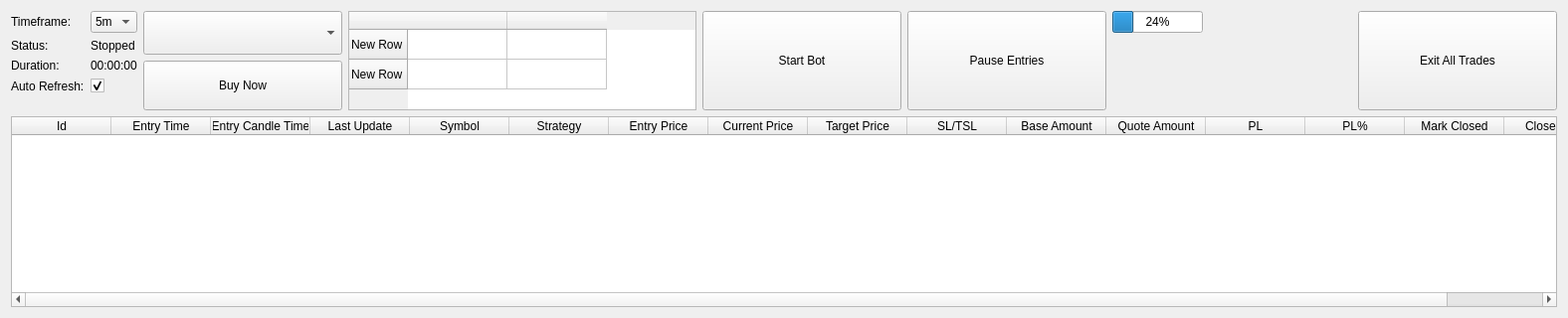
        <widget class="QWidget" name="tabTrades">
         <attribute name="title">
          <string>Trades</string>
         </attribute>
         <layout class="QGridLayout" name="gridLayout_18">
          <item row="0" column="0">
           <layout class="QVBoxLayout" name="verticalLayout_13">
            <item>
             <layout class="QHBoxLayout" name="horizontalLayout_5">
              <item>
               <layout class="QFormLayout" name="formLayout_10">
                <property name="sizeConstraint">
                 <enum>QLayout::SetMinimumSize</enum>
                </property>
                <item row="0" column="0">
                 <widget class="QLabel" name="timeframeLabel">
                  <property name="text">
                   <string>Timeframe:</string>
                  </property>
                 </widget>
                </item>
                <item row="0" column="1">
                 <widget class="QComboBox" name="drpBotTimeframe">
                  <property name="sizePolicy">
                   <sizepolicy hsizetype="Fixed" vsizetype="Fixed">
                    <horstretch>0</horstretch>
                    <verstretch>0</verstretch>
                   </sizepolicy>
                  </property>
                  <property name="minimumSize">
                   <size>
                    <width>10</width>
                    <height>0</height>
                   </size>
                  </property>
                  <property name="maximumSize">
                   <size>
                    <width>300</width>
                    <height>16777215</height>
                   </size>
                  </property>
                  <property name="currentText">
                   <string>5m</string>
                  </property>
                  <property name="currentIndex">
                   <number>1</number>
                  </property>
                  <item>
                   <property name="text">
                    <string>1m</string>
                   </property>
                  </item>
                  <item>
                   <property name="text">
                    <string>5m</string>
                   </property>
                  </item>
                  <item>
                   <property name="text">
                    <string>1h</string>
                   </property>
                  </item>
                  <item>
                   <property name="text">
                    <string>1d</string>
                   </property>
                  </item>
                 </widget>
                </item>
                <item row="1" column="0">
                 <widget class="QLabel" name="statusLabel">
                  <property name="text">
                   <string>Status:</string>
                  </property>
                 </widget>
                </item>
                <item row="1" column="1">
                 <widget class="QLabel" name="lblBotStatus">
                  <property name="maximumSize">
                   <size>
                    <width>300</width>
                    <height>16777215</height>
                   </size>
                  </property>
                  <property name="text">
                   <string>Stopped</string>
                  </property>
                 </widget>
                </item>
                <item row="2" column="0">
                 <widget class="QLabel" name="openTradesLabel">
                  <property name="text">
                   <string>Duration:</string>
                  </property>
                 </widget>
                </item>
                <item row="2" column="1">
                 <widget class="QLabel" name="lblBotRunTime">
                  <property name="maximumSize">
                   <size>
                    <width>300</width>
                    <height>16777215</height>
                   </size>
                  </property>
                  <property name="text">
                   <string>00:00:00</string>
                  </property>
                 </widget>
                </item>
                <item row="3" column="0">
                 <widget class="QLabel" name="asdLabel_2">
                  <property name="text">
                   <string>Auto Refresh:</string>
                  </property>
                 </widget>
                </item>
                <item row="3" column="1">
                 <widget class="QCheckBox" name="chkAutoRefreshOpenTrades">
                  <property name="maximumSize">
                   <size>
                    <width>300</width>
                    <height>16777215</height>
                   </size>
                  </property>
                  <property name="text">
                   <string/>
                  </property>
                  <property name="checked">
                   <bool>true</bool>
                  </property>
                 </widget>
                </item>
               </layout>
              </item>
              <item>
               <layout class="QVBoxLayout" name="verticalLayout_2">
                <item>
                 <widget class="QComboBox" name="drpSymbolBuyNow">
                  <property name="sizePolicy">
                   <sizepolicy hsizetype="Fixed" vsizetype="Minimum">
                    <horstretch>0</horstretch>
                    <verstretch>0</verstretch>
                   </sizepolicy>
                  </property>
                  <property name="minimumSize">
                   <size>
                    <width>200</width>
                    <height>0</height>
                   </size>
                  </property>
                  <property name="maximumSize">
                   <size>
                    <width>140</width>
                    <height>16777215</height>
                   </size>
                  </property>
                 </widget>
                </item>
                <item>
                 <widget class="QPushButton" name="btnBuyNow">
                  <property name="sizePolicy">
                   <sizepolicy hsizetype="Fixed" vsizetype="Fixed">
                    <horstretch>0</horstretch>
                    <verstretch>0</verstretch>
                   </sizepolicy>
                  </property>
                  <property name="minimumSize">
                   <size>
                    <width>200</width>
                    <height>50</height>
                   </size>
                  </property>
                  <property name="text">
                   <string>Buy Now</string>
                  </property>
                 </widget>
                </item>
               </layout>
              </item>
              <item>
               <widget class="QTableWidget" name="tblQuickStats">
                <property name="sizePolicy">
                 <sizepolicy hsizetype="Fixed" vsizetype="Fixed">
                  <horstretch>0</horstretch>
                  <verstretch>0</verstretch>
                 </sizepolicy>
                </property>
                <property name="minimumSize">
                 <size>
                  <width>350</width>
                  <height>0</height>
                 </size>
                </property>
                <property name="maximumSize">
                 <size>
                  <width>350</width>
                  <height>100</height>
                 </size>
                </property>
                <row>
                 <property name="text">
                  <string>New Row</string>
                 </property>
                </row>
                <row>
                 <property name="text">
                  <string>New Row</string>
                 </property>
                </row>
                <column>
                 <property name="text">
                  <string/>
                 </property>
                </column>
                <column>
                 <property name="text">
                  <string/>
                 </property>
                </column>
               </widget>
              </item>
              <item>
               <widget class="QPushButton" name="btnStartBot">
                <property name="sizePolicy">
                 <sizepolicy hsizetype="Fixed" vsizetype="Minimum">
                  <horstretch>0</horstretch>
                  <verstretch>100</verstretch>
                 </sizepolicy>
                </property>
                <property name="minimumSize">
                 <size>
                  <width>200</width>
                  <height>0</height>
                 </size>
                </property>
                <property name="maximumSize">
                 <size>
                  <width>200</width>
                  <height>16777215</height>
                 </size>
                </property>
                <property name="text">
                 <string>Start Bot</string>
                </property>
               </widget>
              </item>
              <item>
               <widget class="QPushButton" name="btnStopEntries">
                <property name="sizePolicy">
                 <sizepolicy hsizetype="Fixed" vsizetype="Minimum">
                  <horstretch>0</horstretch>
                  <verstretch>100</verstretch>
                 </sizepolicy>
                </property>
                <property name="minimumSize">
                 <size>
                  <width>200</width>
                  <height>0</height>
                 </size>
                </property>
                <property name="maximumSize">
                 <size>
                  <width>200</width>
                  <height>16777215</height>
                 </size>
                </property>
                <property name="text">
                 <string>Pause Entries</string>
                </property>
               </widget>
              </item>
              <item>
               <layout class="QVBoxLayout" name="verticalLayout_11">
                <item>
                 <widget class="QProgressBar" name="progressBar">
                  <property name="sizePolicy">
                   <sizepolicy hsizetype="Fixed" vsizetype="Fixed">
                    <horstretch>0</horstretch>
                    <verstretch>0</verstretch>
                   </sizepolicy>
                  </property>
                  <property name="value">
                   <number>24</number>
                  </property>
                 </widget>
                </item>
                <item>
                 <widget class="QLabel" name="lblSwtUpdate">
                  <property name="text">
                   <string/>
                  </property>
                 </widget>
                </item>
               </layout>
              </item>
              <item>
               <spacer name="horizontalSpacer_9">
                <property name="orientation">
                 <enum>Qt::Horizontal</enum>
                </property>
                <property name="sizeType">
                 <enum>QSizePolicy::Fixed</enum>
                </property>
                <property name="sizeHint" stdset="0">
                 <size>
                  <width>150</width>
                  <height>20</height>
                 </size>
                </property>
               </spacer>
              </item>
              <item>
               <widget class="QPushButton" name="btnExitAllTrades">
                <property name="sizePolicy">
                 <sizepolicy hsizetype="Fixed" vsizetype="Minimum">
                  <horstretch>0</horstretch>
                  <verstretch>100</verstretch>
                 </sizepolicy>
                </property>
                <property name="minimumSize">
                 <size>
                  <width>200</width>
                  <height>0</height>
                 </size>
                </property>
                <property name="maximumSize">
                 <size>
                  <width>200</width>
                  <height>16777215</height>
                 </size>
                </property>
                <property name="text">
                 <string>Exit All Trades</string>
                </property>
               </widget>
              </item>
             </layout>
            </item>
            <item>
             <widget class="QTableWidget" name="tblTrades">
              <property name="enabled">
               <bool>true</bool>
              </property>
              <property name="minimumSize">
               <size>
                <width>0</width>
                <height>100</height>
               </size>
              </property>
              <property name="styleSheet">
               <string notr="true"/>
              </property>
              <attribute name="verticalHeaderVisible">
               <bool>false</bool>
              </attribute>
              <column>
               <property name="text">
                <string>Id</string>
               </property>
              </column>
              <column>
               <property name="text">
                <string>Entry Time</string>
               </property>
              </column>
              <column>
               <property name="text">
                <string>Entry Candle Time</string>
               </property>
              </column>
              <column>
               <property name="text">
                <string>Last Update</string>
               </property>
              </column>
              <column>
               <property name="text">
                <string>Symbol</string>
               </property>
              </column>
              <column>
               <property name="text">
                <string>Strategy</string>
               </property>
              </column>
              <column>
               <property name="text">
                <string>Entry Price</string>
               </property>
              </column>
              <column>
               <property name="text">
                <string>Current Price</string>
               </property>
              </column>
              <column>
               <property name="text">
                <string>Target Price</string>
               </property>
              </column>
              <column>
               <property name="text">
                <string>SL/TSL</string>
               </property>
              </column>
              <column>
               <property name="text">
                <string>Base Amount</string>
               </property>
              </column>
              <column>
               <property name="text">
                <string>Quote Amount</string>
               </property>
              </column>
              <column>
               <property name="text">
                <string>PL</string>
               </property>
              </column>
              <column>
               <property name="text">
                <string>PL%</string>
               </property>
              </column>
              <column>
               <property name="text">
                <string>Mark Closed</string>
               </property>
              </column>
              <column>
               <property name="text">
                <string>Close Now</string>
               </property>
              </column>
             </widget>
            </item>
           </layout>
          </item>
         </layout>
        </widget>
